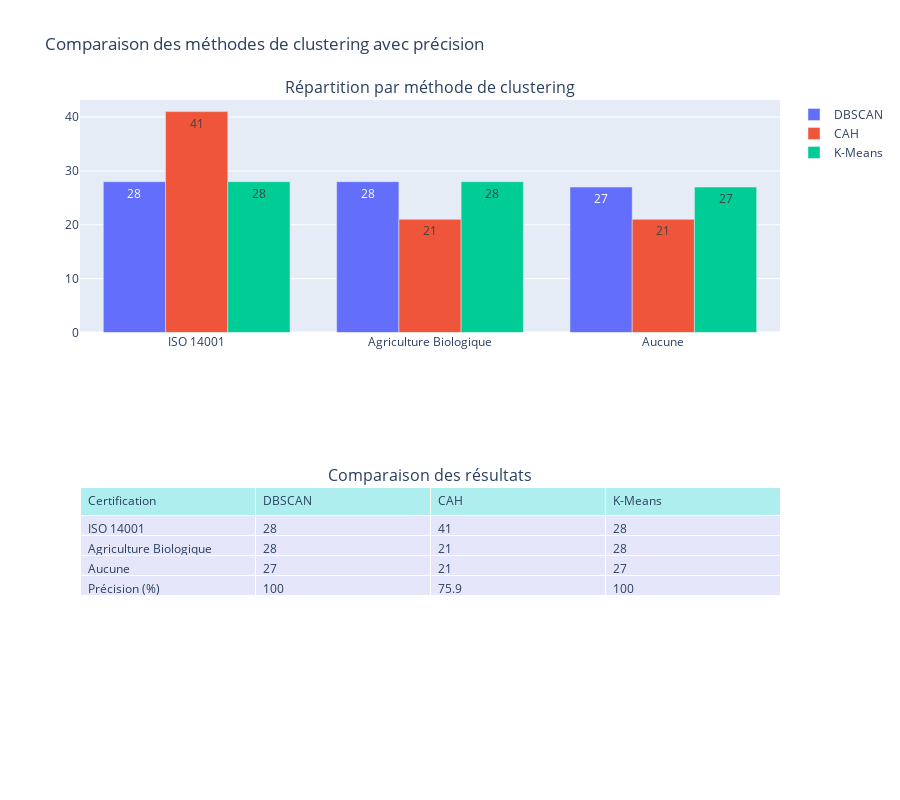

Here is the notebook cell this chart was saved with:
### Code cell
import pandas as pd 
import numpy as np
import matplotlib.pyplot as plt
from sklearn.preprocessing import LabelEncoder
from sklearn.cluster import DBSCAN, KMeans
from scipy.cluster.hierarchy import dendrogram, linkage, fcluster
import plotly.express as px
import plotly.graph_objects as go
from plotly.subplots import make_subplots
import pyodbc
import warnings
warnings.filterwarnings('ignore')

# Connexion SQL Server
conn = pyodbc.connect(
    'DRIVER={ODBC Driver 17 for SQL Server};'
    'SERVER=DESKTOP-MM8GEH1;'
    'DATABASE=DW_SAP (1);'
    'UID=sa;'
    'PWD=1234'
)

# Chargement des données
df = pd.read_sql(
    'SELECT Supplier_ID, Supplier_Name, Environmental_Certifications, Sustainability_Program FROM [Dim_Suppliers]',
    conn
)

# Nettoyage
valid_certifications = ['ISO 14001', 'Agriculture Biologique', 'Aucune']
df = df[df['Environmental_Certifications'].isin(valid_certifications)]
df['Cert_encoded'] = LabelEncoder().fit_transform(df['Environmental_Certifications'])
df['Prog_encoded'] = LabelEncoder().fit_transform(df['Sustainability_Program'])
X = df[['Cert_encoded', 'Prog_encoded']]

# DBSCAN
def run_dbscan():
    for eps in np.arange(0.1, 2.0, 0.05):
        labels = DBSCAN(eps=eps, min_samples=2).fit_predict(X)
        if (n := len(set(labels)) - (1 if -1 in labels else 0)) >= 2:
            df['Cluster_DBSCAN'] = labels
            break
    df['Cluster_Label_DBSCAN'] = df['Cluster_DBSCAN'].apply(
        lambda c: df[df['Cluster_DBSCAN'] == c]['Environmental_Certifications'].mode()[0] if c != -1 else "Bruit"
    )
    results = df[df['Cluster_DBSCAN'] != -1].groupby('Cluster_Label_DBSCAN')['Environmental_Certifications'].count().reset_index()
    results.columns = ['Certification', 'DBSCAN']
    
    accuracy = np.mean(df[df['Cluster_DBSCAN'] != -1]['Cluster_Label_DBSCAN'] == df[df['Cluster_DBSCAN'] != -1]['Environmental_Certifications']) * 100
    return results, accuracy

# CAH
def run_cah():
    Z = linkage(X, method='ward')
    n_clusters = 3
    df['Cluster_CAH'] = fcluster(Z, n_clusters, criterion='maxclust')
    df['Cluster_Label_CAH'] = df['Cluster_CAH'].apply(
        lambda c: df[df['Cluster_CAH'] == c]['Environmental_Certifications'].mode()[0]
    )
    results = df.groupby('Cluster_Label_CAH')['Environmental_Certifications'].count().reset_index()
    results.columns = ['Certification', 'CAH']
    
    accuracy = np.mean(df['Cluster_Label_CAH'] == df['Environmental_Certifications']) * 100
    return results, accuracy

# KMeans
def run_kmeans():
    kmeans = KMeans(n_clusters=3, random_state=0)
    df['Cluster_KMeans'] = kmeans.fit_predict(X)
    df['Cluster_Label_KMeans'] = df['Cluster_KMeans'].apply(
        lambda c: df[df['Cluster_KMeans'] == c]['Environmental_Certifications'].mode()[0]
    )
    results = df.groupby('Cluster_Label_KMeans')['Environmental_Certifications'].count().reset_index()
    results.columns = ['Certification', 'K-Means']
    
    accuracy = np.mean(df['Cluster_Label_KMeans'] == df['Environmental_Certifications']) * 100
    return results, accuracy

# Exécution
dbscan_results, acc_dbscan = run_dbscan()
cah_results, acc_cah = run_cah()
kmeans_results, acc_kmeans = run_kmeans()

# Fusion
comparison_df = pd.DataFrame({'Certification': valid_certifications})
comparison_df = comparison_df.merge(dbscan_results, on='Certification', how='left')
comparison_df = comparison_df.merge(cah_results, on='Certification', how='left')
comparison_df = comparison_df.merge(kmeans_results, on='Certification', how='left')
comparison_df = comparison_df.fillna(0)

# Ajout des précisions
precision_df = pd.DataFrame({
    'Certification': ['Précision (%)'],
    'DBSCAN': [round(acc_dbscan, 2)],
    'CAH': [round(acc_cah, 2)],
    'K-Means': [round(acc_kmeans, 2)]
})
comparison_df = pd.concat([comparison_df, precision_df], ignore_index=True)

# Visualisation comparative
fig = make_subplots(rows=2, cols=1, 
                    subplot_titles=('Répartition par méthode de clustering', 
                                    'Comparaison des résultats'),
                    specs=[[{"type": "xy"}],
                           [{"type": "domain"}]])

colors = px.colors.qualitative.Plotly
for i, method in enumerate(['DBSCAN', 'CAH', 'K-Means']):
    fig.add_trace(
        go.Bar(
            x=comparison_df['Certification'][:-1],
            y=comparison_df[method][:-1],
            name=method,
            marker_color=colors[i],
            text=comparison_df[method][:-1],
            textposition='auto'
        ),
        row=1, col=1
    )

# Tableau de comparaison
fig.add_trace(
    go.Table(
        header=dict(values=['Certification', 'DBSCAN', 'CAH', 'K-Means'],
                    fill_color='paleturquoise',
                    align='left'),
        cells=dict(values=[comparison_df['Certification'], 
                           comparison_df['DBSCAN'], 
                           comparison_df['CAH'], 
                           comparison_df['K-Means']],
                   fill_color='lavender',
                   align='left')),

    row=2, col=1
)

fig.update_layout(
    height=800,
    title_text="Comparaison des méthodes de clustering avec précision",
    showlegend=True,
    barmode='group'
)

fig.show()

### Figure 1 — Plotly figure (JSON) as saved in the notebook; plotly's stock layout.template omitted (floating-point values rounded to 4 significant figures)
{"data": [{"marker": {"color": "#636EFA"}, "name": "DBSCAN", "text": [28.0, 28.0, 27.0], "textposition": "auto", "type": "bar", "x": ["ISO 14001", "Agriculture Biologique", "Aucune"], "xaxis": "x", "y": [28.0, 28.0, 27.0], "yaxis": "y"}, {"marker": {"color": "#EF553B"}, "name": "CAH", "text": [41.0, 21.0, 21.0], "textposition": "auto", "type": "bar", "x": ["ISO 14001", "Agriculture Biologique", "Aucune"], "xaxis": "x", "y": [41.0, 21.0, 21.0], "yaxis": "y"}, {"marker": {"color": "#00CC96"}, "name": "K-Means", "text": [28.0, 28.0, 27.0], "textposition": "auto", "type": "bar", "x": ["ISO 14001", "Agriculture Biologique", "Aucune"], "xaxis": "x", "y": [28.0, 28.0, 27.0], "yaxis": "y"}, {"cells": {"align": "left", "fill": {"color": "lavender"}, "values": [["ISO 14001", "Agriculture Biologique", "Aucune", "Précision (%)"], [28, 28, 27, 100], [41, 21, 21, 75.9], [28, 28, 27, 100]]}, "domain": {"x": [0, 1], "y": [0, 0.375]}, "header": {"align": "left", "fill": {"color": "paleturquoise"}, "values": ["Certification", "DBSCAN", "CAH", "K-Means"]}, "type": "table"}], "layout": {"annotations": [{"font": {"size": 16}, "showarrow": false, "text": "Répartition par méthode de clustering", "x": 0.5, "xanchor": "center", "xref": "paper", "y": 1, "yanchor": "bottom", "yref": "paper"}, {"font": {"size": 16}, "showarrow": false, "text": "Comparaison des résultats", "x": 0.5, "xanchor": "center", "xref": "paper", "y": 0.375, "yanchor": "bottom", "yref": "paper"}], "barmode": "group", "height": 800, "showlegend": true, "title": {"text": "Comparaison des méthodes de clustering avec précision"}, "xaxis": {"anchor": "y", "domain": [0, 1]}, "yaxis": {"anchor": "x", "domain": [0.625, 1]}}}
